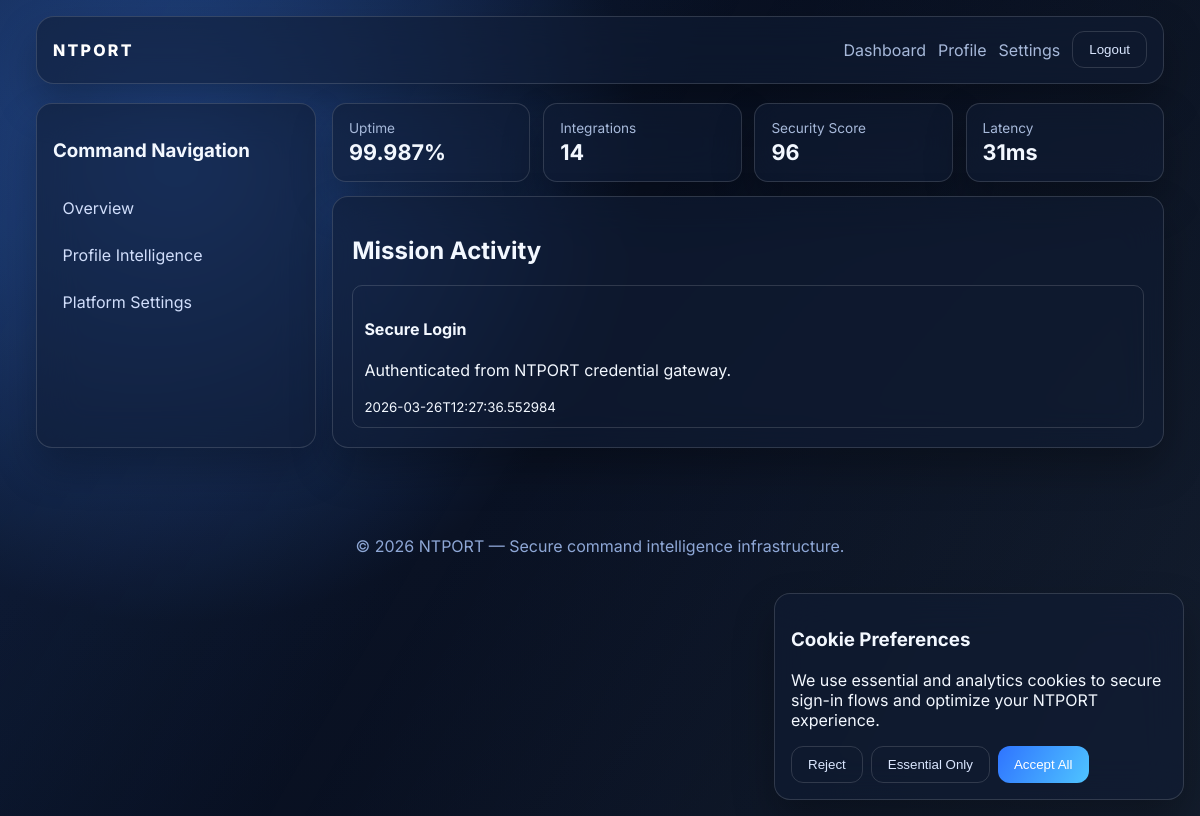
The app's page /dashboard (signed in) with its own data.
### tables this page shows
CREATE TABLE activity (
            id INTEGER PRIMARY KEY AUTOINCREMENT,
            user_id INTEGER NOT NULL,
            title TEXT NOT NULL,
            description TEXT NOT NULL,
            created_at TEXT NOT NULL,
            FOREIGN KEY (user_id) REFERENCES users(id)
        );

### app.py (the view)
@app.route("/dashboard")
@login_required
def dashboard():
    db = get_db()
    user_id = session["user_id"]
    user = db.execute("SELECT * FROM users WHERE id = ?", (user_id,)).fetchone()
    activities = db.execute(
        "SELECT * FROM activity WHERE user_id = ? ORDER BY created_at DESC LIMIT 6", (user_id,)
    ).fetchall()
    metrics = {
        "uptime": "99.987%",
        "active_integrations": 14,
        "security_score": 96,
        "latency": "31ms",
    }
    return render_template("dashboard.html", user=user, activities=activities, metrics=metrics)

### app.py (called while the page is built)
def get_db() -> sqlite3.Connection:
    if "db" not in g:
        g.db = sqlite3.connect(app.config["DATABASE"])
        g.db.row_factory = sqlite3.Row
    return g.db

def init_db() -> None:
    db = get_db()
    db.executescript(
        """
        CREATE TABLE IF NOT EXISTS users (
            id INTEGER PRIMARY KEY AUTOINCREMENT,
            username TEXT UNIQUE NOT NULL,
            password_hash TEXT NOT NULL,
            created_at TEXT NOT NULL,
            full_name TEXT,
            role TEXT DEFAULT 'Operator'
        );

        CREATE TABLE IF NOT EXISTS activity (
            id INTEGER PRIMARY KEY AUTOINCREMENT,
            user_id INTEGER NOT NULL,
            title TEXT NOT NULL,
            description TEXT NOT NULL,
            created_at TEXT NOT NULL,
            FOREIGN KEY (user_id) REFERENCES users(id)
        );
        """
    )
    db.commit()

@app.before_request
def ensure_database() -> None:
    init_db()

@app.context_processor
def inject_user() -> dict:
    user = None
    user_id = session.get("user_id")
    if user_id:
        user = get_db().execute("SELECT * FROM users WHERE id = ?", (user_id,)).fetchone()
    return {"current_user": user, "year": datetime.utcnow().year}

def login_required(view):
    @wraps(view)
    def wrapped(*args, **kwargs):
        if "user_id" not in session:
            flash("Please log in to access NTPORT.", "warning")
            return redirect(url_for("login"))
        return view(*args, **kwargs)
    return wrapped

### templates/dashboard.html (shortened to what this page needs)
{% extends 'base.html' %}
{% block content %}
<div class="dashboard-layout">
  <aside class="glass sidebar">
    <h3>Command Navigation</h3>
    <a href="{{ url_for('dashboard') }}">Overview</a>
    <a href="{{ url_for('profile') }}">Profile Intelligence</a>
    <a href="{{ url_for('settings') }}">Platform Settings</a>
  </aside>
  <section class="dashboard-main">
    <div class="overview-row">
      <div class="glass metric"><span>Uptime</span><strong>{{ metrics.uptime }}</strong></div>
      <div class="glass metric"><span>Integrations</span><strong>{{ metrics.active_integrations }}</strong></div>
      <div class="glass metric"><span>Security Score</span><strong>{{ metrics.security_score }}</strong></div>
      <div class="glass metric"><span>Latency</span><strong>{{ metrics.latency }}</strong></div>
    </div>
    <div class="glass panel">
      <h2>Mission Activity</h2>
      <ul class="activity-list">
        {% for item in activities %}
        <li>
          <h4>{{ item['title'] }}</h4>
          <p>{{ item['description'] }}</p>
          <small>{{ item['created_at'] }}</small>
        </li>
        {% else %}
        <li><p>No recent events yet.</p></li>
        {% endfor %}
      </ul>
    </div>
  </section>
</div>
{% endblock %}

### static/styles.css (style rules this page uses)
:root { --bg: #0a1224; --bg-accent: #17305c; --text: #f3f8ff; --muted: #a7b9da; --primary: #3984ff; --border: rgba(255, 255, 255, 0.14); }
* { box-sizing: border-box; }
body { margin: 0; font-family: 'Inter', sans-serif; color: var(--text); min-height: 100vh; background: radial-gradient(circle at 15% 20%, #214381 0%, var(--bg) 38%, #060c1b 100%); }
.glass { backdrop-filter: blur(20px); background: rgba(16, 28, 52, .58); border: 1px solid var(--border); box-shadow: 0 20px 40px rgba(0,0,0,.28); }
.dashboard-layout { display: grid; gap: 1rem; grid-template-columns: 280px 1fr; }
.sidebar { border-radius: 16px; padding: 1rem; display: grid; gap: .5rem; align-content: start; }
.sidebar a { color: #d1defb; text-decoration: none; padding: .6rem; border-radius: 8px; }
.overview-row { display: grid; grid-template-columns: repeat(4, 1fr); gap: .8rem; }
.metric { border-radius: 14px; padding: 1rem; display: grid; gap: .2rem; }
.metric span { color: var(--muted); font-size: .85rem; }
.metric strong { font-size: 1.35rem; }
.panel { border-radius: 16px; padding: 1.2rem; margin-top: .9rem; }
.activity-list { list-style: none; padding: 0; margin: 0; display: grid; gap: .7rem; }
.activity-list li { border: 1px solid var(--border); border-radius: 10px; padding: .7rem; }

### records on screen
activity: title "Secure Login", description "Authenticated from NTPORT credential gateway.", created_at "2026-03-26T12:27:36.552984"

### other values on screen
{{ metrics.uptime }} "99.987%"
{{ metrics.active_integrations }} "14"
{{ metrics.security_score }} "96"
{{ metrics.latency }} "31ms"
